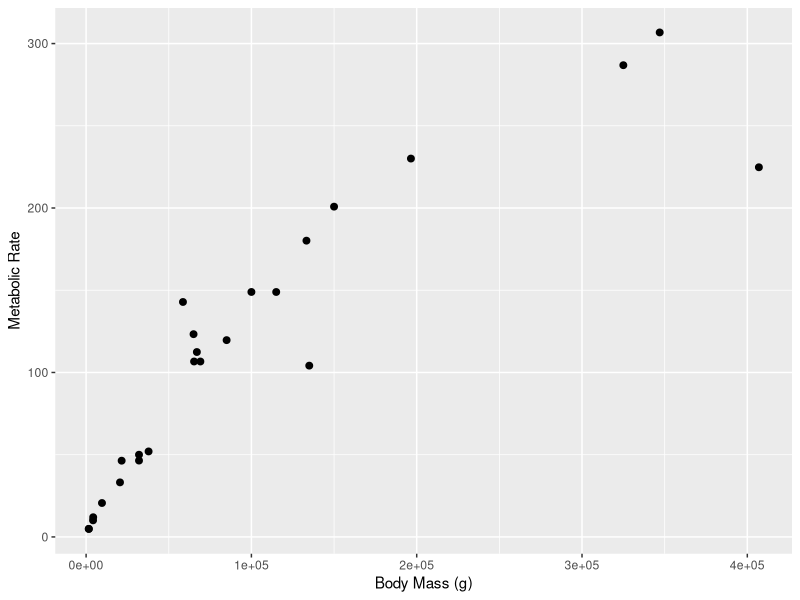

Here is the R script that generated this plot:
# Load library
library(tidyverse)

#set up data frame for plotting
size_mr_data <- data.frame(
  body_mass = c(32000, 37800, 347000, 4200, 196500, 100000, 4290, 
    32000, 65000, 69125, 9600, 133300, 150000, 407000, 115000, 
    67000,325000, 21500, 58588, 65320, 85000, 135000, 20500, 1613,
    1618),
  metabolic_rate = c(49.984, 51.981, 306.770, 10.075, 230.073, 
    148.949, 11.966, 46.414, 123.287, 106.663, 20.619, 180.150, 
    200.830, 224.779, 148.940, 112.430, 286.847, 46.347, 142.863, 
    106.670, 119.660, 104.150, 33.165, 4.900, 4.865))
    
#code goes here
ggplot(size_mr_data, aes(x = body_mass, y = metabolic_rate)) +
  geom_point(size = 2, color = "black") +
  labs(x = "Body Mass (g)", y = ("Metabolic Rate"))

